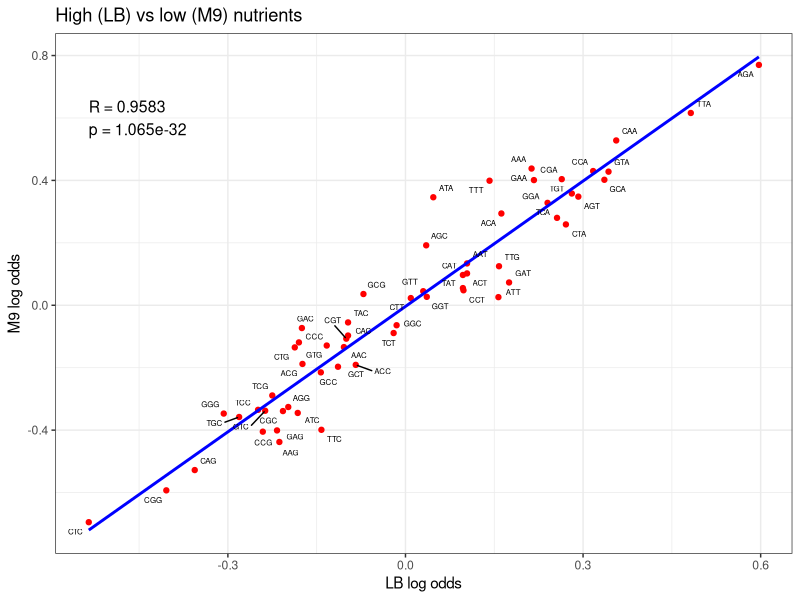

R code for this plot:
library(ggplot2)
library(ggrepel)
library(gridExtra)

#Reading in the LB and M9 treatment data sets
LB <- read.csv("Osterman_log_odds.csv")
M9 <- read.csv("Osterman_log_odds_M9.csv")

#Renaming the columns of the log_odds in each
names(LB)[names(LB) == "Log_Odds"] <- "LB_logodds"
names(M9)[names(M9) == "Log_Odds"] <- "M9_logodds"

#Renaming the columns of the std errors in each
names(LB)[names(LB) == "Std_Error"] <- "LB_Std"
names(M9)[names(M9) == "Std_Error"] <- "M9_Std"

#Merging the data frames within merged_list using the base reduce function --> this is not the most efficient for large data sets
#Consider using the reduce() function from tidyverse as it can be more efficient
merged_list <- list(LB, M9)

merged_df <- Reduce(function(x,y) merge(x,y, by = c("Amino_acid","Codon"), all=TRUE), merged_list)

#Removing doublet columns, for example, Amino acid and codon columns not removed in the merge
merged_df <- merged_df[, c("Amino_acid", "Codon",  
                           "LB_logodds", "LB_Std", 
                           "M9_logodds", "M9_Std",  
                           "Last_base.x")]

#Extracting the log odds columns from each df
LB_logodds <- unlist(merged_df$LB_logodds)
M9_logodds <- unlist(merged_df$M9_logodds)
#Performing a pearson correlation test between the three metrics
cor_test1 <- cor.test(LB_logodds, M9_logodds, method = "pearson")

#Pulling out the R-values and P-values to a variable
r1_value <- round(cor_test1$estimate, digits = 4)
p1_value <- signif(cor_test1$p.value, digits = 4)

pdf("Figure_4B_LB_vs_M9_Osterman.pdf", width = 10, height = 5) #Creating a blank PDF file

#Creating a scatter plot for the log odds from LB and M9 treatment groups
GGplot1 = ggplot(merged_df, aes(x = LB_logodds, y = M9_logodds)) +
  geom_point(color = "red") +  # Scatter points to represent each codon
  geom_smooth(method = "lm", color = "blue", se = FALSE) +  # Regression line without 95% confidence intervals --> se = FALSE
  geom_text_repel(aes(label = Codon), size = 2, max.overlaps = Inf) +  # Adding Codon labels and using ggrepel to avoid overlaps of labels
  labs(x = "LB log odds", y = "M9 log odds", title = "High (LB) vs low (M9) nutrients") + #Labelling axis and adding plot title
  annotate("text", x = min(merged_df$LB_logodds), y = 0.60, #Adding the results of the pearson's correlation to the figure
           label = paste0("R = ", r1_value, "\np = ", p1_value),
           hjust = 0, size = 4) +
	theme(aspect.ratio=1) + #Making the graph square
    theme_bw()
  
print(GGplot1)

dev.off()